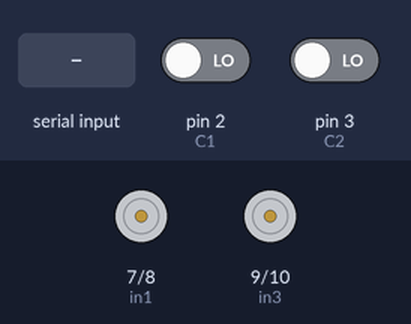
The sketch below on a simulated Arduino Uno, built with avr-gcc and run on an emulated ATmega328P. On the bench: motor-driver pin pairs drawn as motors (green arrow = first pin HIGH = forward, orange = second pin HIGH = backward, longer = more drive, scaled by the enable pin). The test bench sets the inputs (shaded band); at power-on: pin 2 (C1) LOW, pin 3 (C2) LOW. What the sketch prints to the serial monitor is not drawn.

Above: at 1.2 s.
1.3 s: "90,45\n" received over Serial
At 1.8 s:
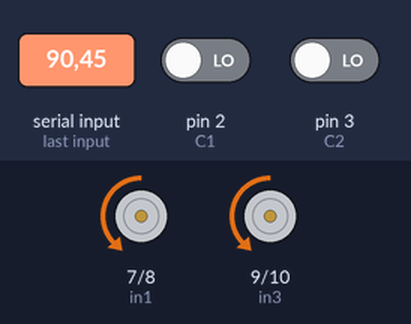
2.8 s: "30,150\n" received over Serial
At 4.0 s:
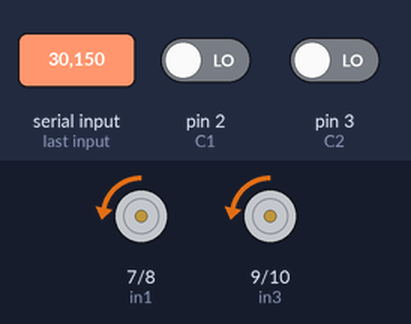
4.3 s: "0\n" received over Serial
At 5.1 s:
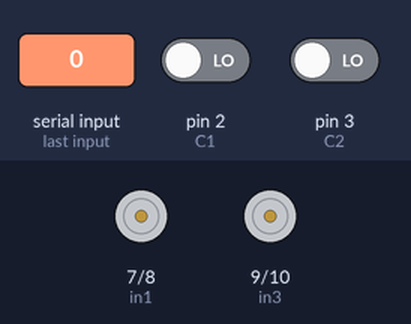
Timing chart, 0 to 7.3 s (numbered marks = the images above; inputs shaded):
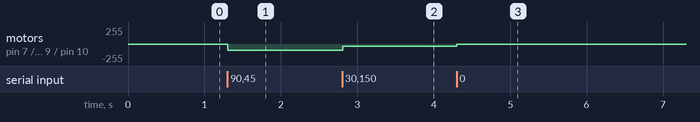

The sketch:

BT-CONTROLLEDCAR.ino
```cpp
const byte C1 = 2;
const byte C2 = 3;
const byte in1 = 7;
const byte in2 = 8;
const byte ena = 6;

const byte C3 = 5;
const byte C4 = 4;
const byte in3 = 9;
const byte in4 = 10;
const byte enb = 11;

volatile int count1 = 0;
volatile int count2 = 0;

const int dataLength = 2;
double data[dataLength];
bool reverseMotor1 = false;
bool reverseMotor2 = false;

const double constValue = 0.111; // Cambiar este valor según la resolución del encoder y el tipo de motor

unsigned long lastTime = 0, sampleTime = 100;
double u1 = 0.0, u2 = 0.0;
volatile byte ant = 0;
volatile byte act = 0;
volatile int n = 0;

void setup() {
  Serial.begin(9600);

  pinMode(C1, INPUT);
  pinMode(C2, INPUT);
  pinMode(in1, OUTPUT);
  pinMode(in2, OUTPUT);
  digitalWrite(in1, LOW);
  digitalWrite(in2, LOW);
  analogWrite(ena, 0);

  pinMode(C3, INPUT);
  pinMode(C4, INPUT);
  pinMode(in3, OUTPUT);
  pinMode(in4, OUTPUT);
  digitalWrite(in3, LOW);
  digitalWrite(in4, LOW);
  analogWrite(enb, 0);

  attachInterrupt(digitalPinToInterrupt(C1), updateCount1, CHANGE);
  attachInterrupt(digitalPinToInterrupt(C2), updateCount1, CHANGE);
  attachInterrupt(digitalPinToInterrupt(C3), updateCount2, CHANGE);
  attachInterrupt(digitalPinToInterrupt(C4), updateCount2, CHANGE);

  lastTime = millis();
}

void loop() {
  if (Serial.available() > 0) {
    String inputString = Serial.readStringUntil('\n');
    if (inputString.length() >= 2) {
      data[0] = inputString.substring(0, inputString.length() - 1).toFloat();
      char direction = inputString.charAt(inputString.length() - 1);
      if (direction == 'i') {
        reverseMotor1 = true;
      } else if (direction == 'd') {
        reverseMotor2 = true;
      }
    } else {
      data[0] = inputString.toFloat();
    }

    if (!reverseMotor1) {
      if (data[0] > 0) {
        anticlockwise(in2, in1, ena, data[0]);
      } else {
        clockwise(in2, in1, ena, abs(data[0]));
      }
    } else {
      if (data[0] > 0) {
        clockwise(in2, in1, ena, data[0]);
      } else {
        anticlockwise(in2, in1, ena, abs(data[0]));
      }
      reverseMotor1 = false;
    }

    if (!reverseMotor2) {
      if (data[0] > 0) {
        anticlockwise(in4, in3, enb, data[0]);
      } else {
        clockwise(in4, in3, enb, abs(data[0]));
      }
    } else {
      if (data[0] > 0) {
        clockwise(in4, in3, enb, data[0]);
      } else {
        anticlockwise(in4, in3, enb, abs(data[0]));
      }
      reverseMotor2 = false;
    }
  }

  if (millis() - lastTime >= sampleTime) {
    computeVelocity();
    Serial.print("Velocity 1: ");
    Serial.println(u1);
    Serial.print("Velocity 2: ");
    Serial.println(u2);
  }
}


void updateCount1() {
  byte newState = (digitalRead(C1) << 1) | digitalRead(C2);
    ant=act;
    act=PIND & 12;

    if(ant==0  && act== 4)  n++;
    if(ant==4  && act==12)  n++;
    if(ant==8  && act== 0)  n++;
    if(ant==12 && act== 8)  n++;

    if(ant==0 && act==8)  n--;
    if(ant==4 && act==0)  n--;
    if(ant==8 && act==12) n--;
    if(ant==12 && act==4) n--;
}

void updateCount2() {
  byte newState = (digitalRead(C3) << 1) | digitalRead(C4);
    ant=act;
    act=PIND & 12;

    if(ant==0  && act== 4)  n++;
    if(ant==4  && act==12)  n++;
    if(ant==8  && act== 0)  n++;
    if(ant==12 && act== 8)  n++;

    if(ant==0 && act==8)  n--;
    if(ant==4 && act==0)  n--;
    if(ant==8 && act==12) n--;
    if(ant==12 && act==4) n--;
}

void computeVelocity() {
  u1 = (constValue * count1) / (millis() - lastTime);
  u2 = (constValue * count2) / (millis() - lastTime);
  lastTime = millis();
  count1 = 0;
  count2 = 0;
}

void clockwise(int pin1, int pin2,int analogPin, int pwm)
{
  digitalWrite(pin1, LOW);
  digitalWrite(pin2, HIGH);
  analogWrite(analogPin,pwm);
}

void anticlockwise(int pin1, int pin2,int analogPin, int pwm)
{
  digitalWrite(pin1, HIGH);
  digitalWrite(pin2, LOW);
  analogWrite(analogPin,pwm);
}
```

Measured:
- after the input at 1.3 s, motor on pin 7 (in1) / pin 8 (in2), motor on pin 9 (in3) / pin 10 (in4): stopped → backward 90/255 at once
- after the input at 2.8 s, motor on pin 7 (in1) / pin 8 (in2), motor on pin 9 (in3) / pin 10 (in4): backward 90/255 → backward 30/255 at once
- after the input at 4.3 s, motor on pin 7 (in1) / pin 8 (in2), motor on pin 9 (in3) / pin 10 (in4): backward 30/255 → stopped at once
